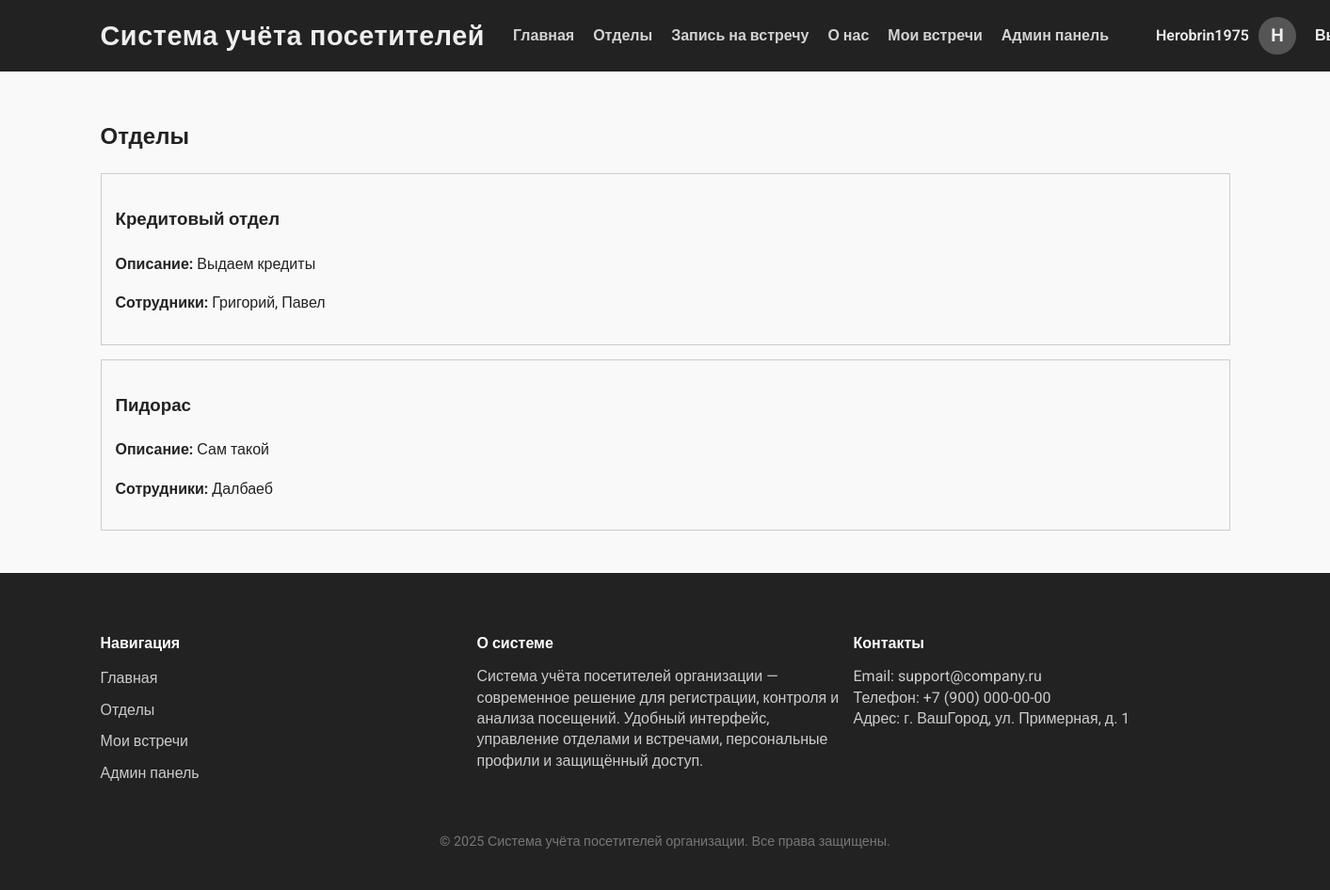
The page /departments/ (signed in) on the database its author committed.
### visitors/models.py (models this page shows, shortened)
class CustomUser(AbstractUser):
    ROLE_CHOICES = (
        ('visitor', 'Посетитель'),
        ('staff', 'Сотрудник'),
    )
    role = models.CharField(max_length=10, choices=ROLE_CHOICES, default='visitor')
    email = models.EmailField('Email', unique=True)
    phone = models.CharField('Телефон', max_length=20, blank=True)
    patronymic = models.CharField('Отчество', max_length=150, blank=True)
    is_blocked = models.BooleanField('Заблокирован', default=False)
    REQUIRED_FIELDS = ['email', 'first_name', 'last_name']

class Department(models.Model):
    name = models.CharField('Название отдела', max_length=200)
    description = models.TextField('Описание отдела')
    employees = models.TextField('Сотрудники отдела (через запятую)')
    working_hours = models.CharField('Время работы отдела', max_length=100)
    class Meta:
        verbose_name = 'Отдел'
        verbose_name_plural = 'Отделы'

### visitors/views.py (the view)
# urls.py: path('departments/', views.departments_list, name='departments_list'),
def departments_list(request):
    departments = Department.objects.all()
    return render(request, 'visitors/departments_list.html', {'departments': departments})

### visitors/templates/visitors/departments_list.html (shortened to what this page needs)
{% extends 'visitors/base.html' %}
{% block content %}
<h2>Отделы</h2>
{% for dept in departments %}
<div style="border: 1px solid #ccc; padding: 15px; margin-bottom: 15px;">
    <h3>{{ dept.name }}</h3>
    <p><strong>Описание:</strong> {{ dept.description }}</p>
    <p><strong>Сотрудники:</strong> {{ dept.employees }}</p>
</div>
{% empty %}
<p>Отделы не найдены.</p>
{% endfor %}
{% endblock %}

### visitors/templates/visitors/base.html (shortened to what this page needs)
<!DOCTYPE html>
<html lang="ru">
<head>
</head>
<body>
<header>
  <div class="container header-flex">
    <div class="header-left">
      <h1>Система учёта посетителей</h1>
      <nav>
        <a href="{% url 'home' %}">Главная</a>
        <a href="{% url 'departments_list' %}">Отделы</a>
        <a href="{% url 'appointment_create' %}">Запись на встречу</a>
        <a href="{% url 'about' %}">О нас</a>
        {% if request.user.is_authenticated %}
          <a href="{% url 'my_appointments' %}">Мои встречи</a>
          {% if request.user.is_staff %}
            <a href="{% url 'custom_admin_panel' %}">Админ панель</a>
          {% endif %}
        {% endif %}
      </nav>
    </div>
    <div class="user-block">
      {% if request.user.is_authenticated %}
        <span class="user-name">{{ request.user.username }}</span>
        {% if request.user.profile.avatar %}
          <img src="{{ request.user.profile.avatar.url }}" alt="Аватар" class="user-avatar">
        {% else %}
          <div class="user-avatar-placeholder">{{ request.user.username|slice:":1"|upper }}</div>
        {% endif %}
        <form method="post" action="{% url 'logout' %}" style="display: inline;">
          <button type="submit" class="logout-link">Выйти</button>
        </form>
      {% else %}
        <a href="{% url 'register' %}" style="color: #eee; margin-left: 20px;">Зарегистрироваться</a>
        <a href="{% url 'login' %}" style="color: #eee; margin-left: 20px;">Войти</a>
      {% endif %}
    </div>
  </div>
</header>
<main class="container">
  {% block content %}{% endblock %}
</main>
<footer>
  <div class="container">
    <div>
      <h4>Навигация</h4>
      <ul>
        <li><a href="{% url 'home' %}">Главная</a></li>
        <li><a href="{% url 'departments_list' %}">Отделы</a></li>
        <li><a href="{% url 'my_appointments' %}">Мои встречи</a></li>
        {% if request.user.is_staff %}
          <li><a href="{% url 'custom_admin_panel' %}">Админ панель</a></li>
        {% endif %}
      </ul>
    </div>
    <div>
      <h4>О системе</h4>
      <p>Система учёта посетителей организации — современное решение для регистрации, контроля и анализа посещений. Удобный интерфейс, управление отделами и встречами, персональные профили и защищённый доступ.</p>
    </div>
    <div>
      <h4>Контакты</h4>
      <p>Email: support@company.ru<br>Телефон: +7 (900) 000-00-00<br>Адрес: г. ВашГород, ул. Примерная, д. 1</p>
    </div>
  </div>
  <div class="copyright">
    &copy; {{ year|default:2025 }} Система учёта посетителей организации. Все права защищены.
  </div>
</footer>
</body>
</html>

### visitors/templates/visitors/base.html (style rules this page uses)
*, *::before, *::after { box-sizing: border-box; }
body { margin: 0; font-family: 'Roboto', Arial, sans-serif; background-color: #f9f9f9; color: #222; line-height: 1.6; min-height: 100vh; display: flex; flex-direction: column; }
a { color: #b30000; text-decoration: none; transition: color 0.3s ease; }
.container { width: 90%; max-width: 1200px; margin: 0 auto; flex: 1 0 auto; }
header { background-color: #222; color: #eee; padding: 15px 0; }
.header-flex { display: flex; align-items: center; justify-content: space-between; gap: 20px; }
.header-left { display: flex; align-items: center; gap: 30px; }
header h1 { margin: 0; font-size: 1.8rem; font-weight: 700; text-align: left; letter-spacing: 0.02em; white-space: nowrap; }
nav { display: flex; align-items: center; gap: 20px; }
nav a { font-weight: 600; color: #D3D3D3; text-decoration: none; white-space: nowrap; transition: color 0.3s ease; font-size: 1rem; }
.user-block { display: flex; align-items: center; gap: 10px; margin-left: 30px; }
.user-name { color: #eee; font-weight: 600; }
.user-avatar, .user-avatar-placeholder { width: 40px; height: 40px; border-radius: 50%; object-fit: cover; background: #555; display: flex; align-items: center; justify-content: center; color: #eee; font-weight: bold; font-size: 1.2rem; user-select: none; }
.logout-link { color: #eee; margin-left: 10px; text-decoration: none; font-weight: 600; background: none; border: none; cursor: pointer; padding: 0; font-size: 1rem; }
main { padding: 30px 0; flex-grow: 1; }
footer { background-color: #222; color: #ccc; padding: 40px 0 20px 0; flex-shrink: 0; }
footer .container { display: flex; flex-wrap: wrap; justify-content: space-between; }
footer div { margin-bottom: 20px; min-width: 200px; flex: 1; }
footer h4 { color: #fff; margin-bottom: 12px; }
footer ul { list-style: none; padding: 0; margin: 0; }
footer ul li { margin-bottom: 8px; }
footer ul li a { color: #ccc; }
footer p { margin: 0; color: #ccc; line-height: 1.4; }
footer .copyright { text-align: center; color: #777; font-size: 0.9rem; margin-top: 20px; width: 100%; }

### rows shown on the page
CustomUser: user.username "Herobrin1975", user.username "H"
Department: name "Кредитовый отдел", description "Выдаем кредиты", employees "Григорий, Павел"
Department: name "Пидорас", description "Сам такой", employees "Далбаеб"

### other values the page prints
{{ year|default:2025 }} "2025"
